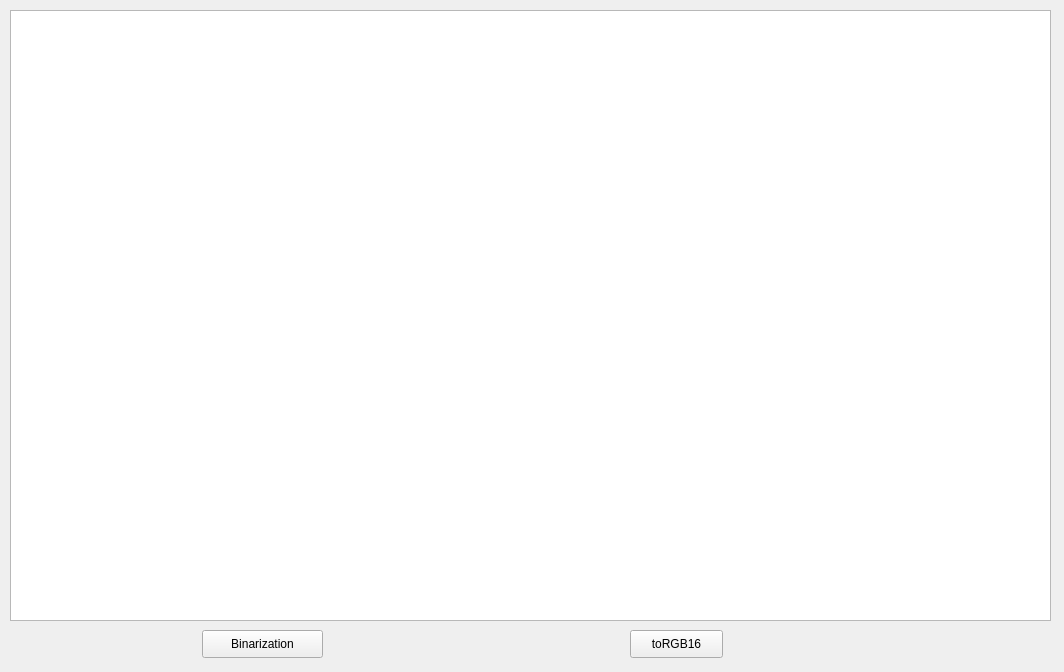
<?xml version="1.0" encoding="UTF-8"?>
<ui version="4.0">
 <class>PictureDecoderClass</class>
 <widget class="QWidget" name="PictureDecoderClass">
  <property name="geometry">
   <rect>
    <x>0</x>
    <y>0</y>
    <width>1064</width>
    <height>672</height>
   </rect>
  </property>
  <property name="windowTitle">
   <string>PictureDecoder</string>
  </property>
  <widget class="QTextEdit" name="textEdit">
   <property name="geometry">
    <rect>
     <x>10</x>
     <y>10</y>
     <width>1041</width>
     <height>611</height>
    </rect>
   </property>
  </widget>
  <widget class="QPushButton" name="OpenFile_Btn">
   <property name="geometry">
    <rect>
     <x>202</x>
     <y>630</y>
     <width>121</width>
     <height>28</height>
    </rect>
   </property>
   <property name="text">
    <string>Binarization</string>
   </property>
  </widget>
  <widget class="QPushButton" name="toRGB16_Btn">
   <property name="geometry">
    <rect>
     <x>630</x>
     <y>630</y>
     <width>93</width>
     <height>28</height>
    </rect>
   </property>
   <property name="text">
    <string>toRGB16</string>
   </property>
  </widget>
 </widget>
 <layoutdefault spacing="6" margin="11"/>
 <resources>
  <include location="PictureDecoder.qrc"/>
 </resources>
 <connections/>
 <slots>
  <slot>on_OpenFile_Btn_clicked()</slot>
 </slots>
</ui>
